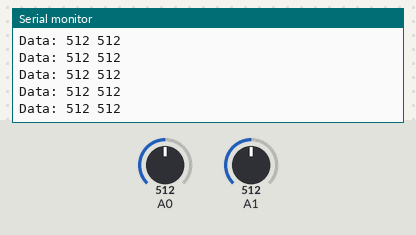
The sketch below on a simulated Arduino Uno, built with avr-gcc and run on an emulated ATmega328P. On the bench: the last lines printed to the serial monitor. The test bench sets the inputs (shaded band); at power-on: A0 = 512, A1 = 512.

Above: at 1.2 s.
1.3 s: A0 set to 109
At 2.1 s:
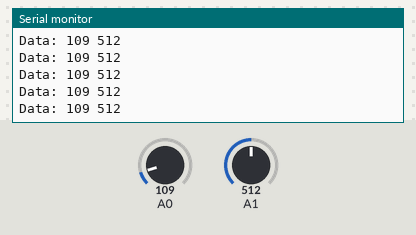
2.8 s: A0 set to 92
At 3.7 s:
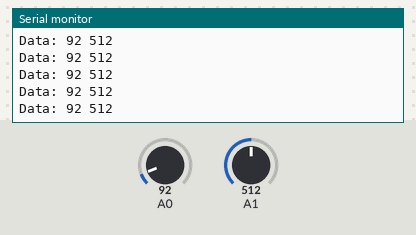
8.8 s: A1 set to 982
At 9.4 s:
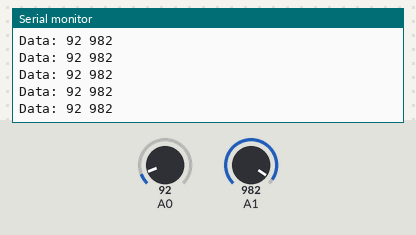
11.8 s: A1 set to 1007
At 12.8 s:
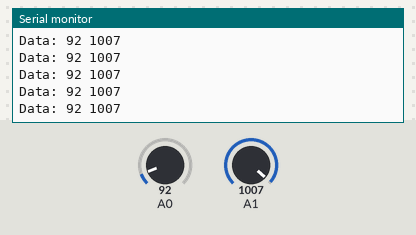
Timing chart, 0 to 14.3 s (numbered marks = the images above; inputs shaded):
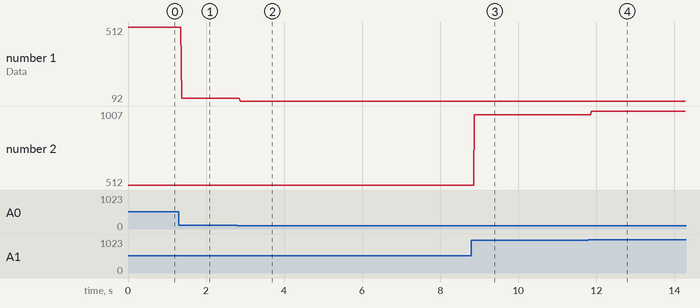

Measured:
- after the input at 1.3 s, the serial monitor: prints a new line after 0.07 s (image 1)
- after the input at 2.8 s, the serial monitor: prints a new line after 0.07 s (image 2)
- after the input at 8.8 s, the serial monitor: prints a new line after 0.07 s (image 3)
- after the input at 11.8 s, the serial monitor: prints a new line after 0.07 s (image 4)
- plotted number 1: 512 → 109 after the input at 1.3 s, 109 → 92 after the input at 2.8 s
- plotted number 2: 512 → 982 after the input at 8.8 s, 982 → 1007 after the input at 11.8 s

The sketch:

joystick.ino
```cpp
#include <RF24_config.h>
#include <printf.h>
#include <nRF24L01.h>
#include <RF24.h>

#include <SPI.h>

#define READ  1
#define WRITE 0


//PWD   B   Y   X
//11    1  10  10

#define PWD  12
#define _DATA unsigned long

class Coder
{
public:
  int transformX(int rawX)
  {
    return rawX;
  }

  int transformY(int rawY)
  {
    return rawY;
  }

  unsigned long encode(int rawX, int rawY, bool pressed)
  {
    int x = transformX(rawX);
    int y = transformX(rawY);

    unsigned long ret = PWD;
    ret <<= 1;
    ret += pressed;
    ret <<= 10;
    ret += y;
    ret <<= 10;
    ret += x;
    return ret;
  }

  int getX(unsigned long data)
  {
    unsigned long BITS = (1<<10) - 1;
    return data & BITS;
  }

  int getY(unsigned long data)
  {
    unsigned long BITS = (1<<10) - 1;
    data >>= 10;
    return data & (BITS);
  }
};

Coder coder;

void setup() {
  // put your setup code here, to run once:
  Serial.begin(9600);
}

void loop() {
  int x = (int)analogRead(A0);
  int y = (int)analogRead(A1);

  unsigned long data = coder.encode(x, y, 0);

  Serial.print("Data: "); Serial.print(coder.getX(data)); Serial.print(" "); Serial.print(coder.getY(data)); Serial.println("");


}
```
